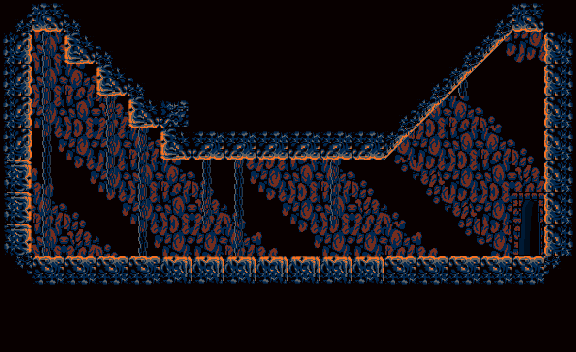

A 2D game scene composited from a Tiled map and its tileset images. What follows is a short description and the map's XML, with each tile layer's data collapsed to a summary:
An orthogonal 18x11 tile map with 32x32 px tiles, 3 tile layers (background, background2, midground) and 13 objects (Map 1-6, HealthUpgrade).

<map version="1.0" orientation="orthogonal" renderorder="right-down" width="18" height="11" tilewidth="32" tileheight="32" nextobjectid="121">
 <tileset firstgid="1" name="stage1_tilesheet" tilewidth="32" tileheight="32" tilecount="256">
  <image source="../content/tilesets/stage1_tilesheet.png" width="512" height="512" />
 </tileset>
 <layer name="background" width="18" height="11">
  <data>[198 cells, 198 non-empty, 1 distinct tile ids]</data>
 </layer>
 <layer name="background2" width="18" height="11">
  <data>[198 cells, 107 non-empty, 17 distinct tile ids]</data>
 </layer>
 <layer name="midground" width="18" height="11">
  <data>[198 cells, 82 non-empty, 19 distinct tile ids]</data>
 </layer>
 <objectgroup name="spawn points" />
 <objectgroup name="collisions">
  <object id="77" x="0" y="0" width="32" height="352" />
  <object id="86" x="32" y="256" width="512" height="24" />
  <object id="98" x="32" y="0" width="544" height="32" />
  <object id="106" x="544" y="32" width="32" height="288" />
  <object id="109" x="160" y="32" width="224" height="128" />
  <object id="110" x="384" y="32" width="64" height="64" />
  <object id="111" x="384" y="96" width="32" height="32" />
  <object id="112" x="448" y="32" width="32" height="32" />
  <object id="113" x="64" y="32" width="32" height="32" />
  <object id="114" x="128" y="96" width="32" height="32" />
  <object id="115" x="96" y="32" width="64" height="64" />
 </objectgroup>
 <objectgroup name="onewayplatform" />
 <objectgroup name="slopes" />
 <objectgroup name="doors">
  <object id="108" name="Map 1-6" x="512" y="192" width="32" height="64">
   <properties>
    <property name="spawnX" value="32" />
    <property name="spawnY" value="192" />
   </properties>
  </object>
 </objectgroup>
 <objectgroup name="enemies" />
 <objectgroup name="pickups">
  <object id="120" name="HealthUpgrade" x="272" y="208" width="32" height="32" />
 </objectgroup>
</map>
